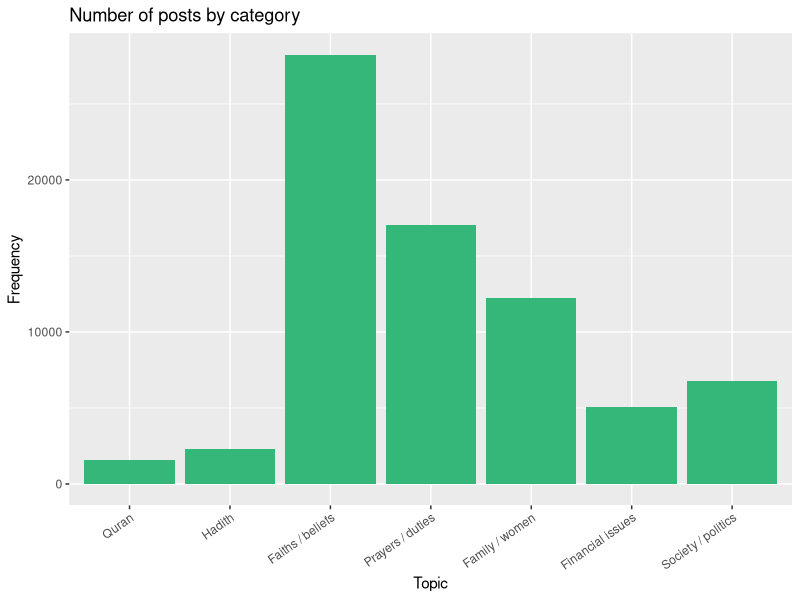
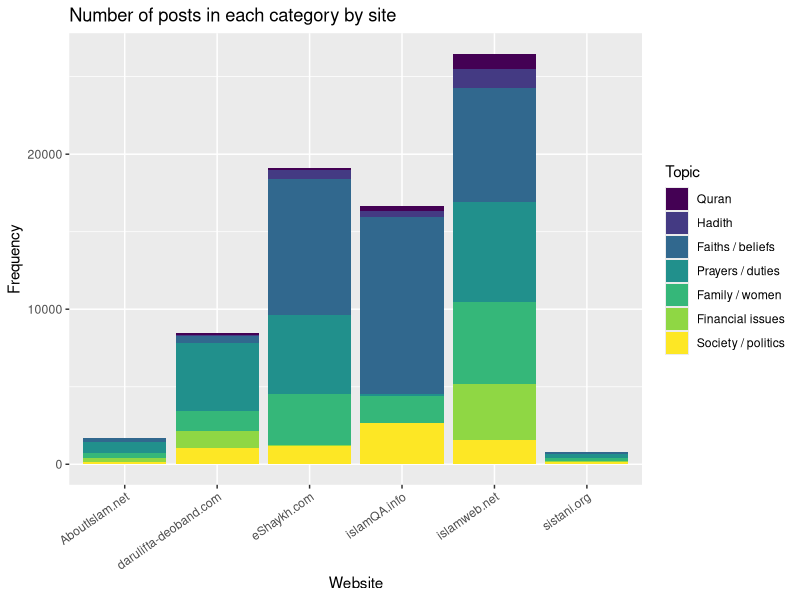
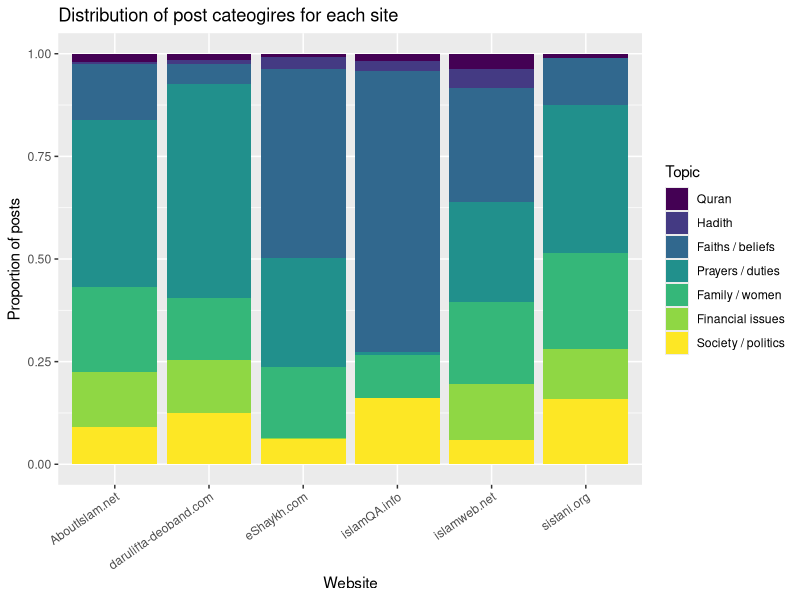
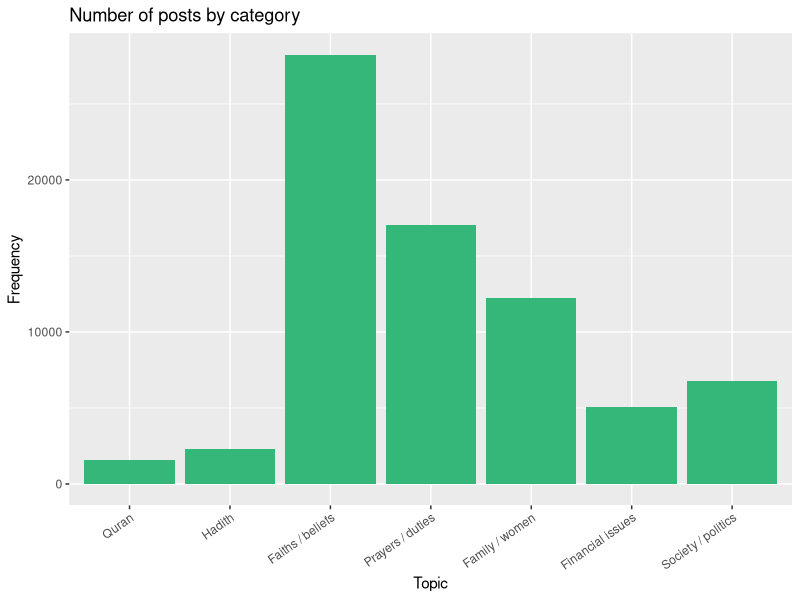
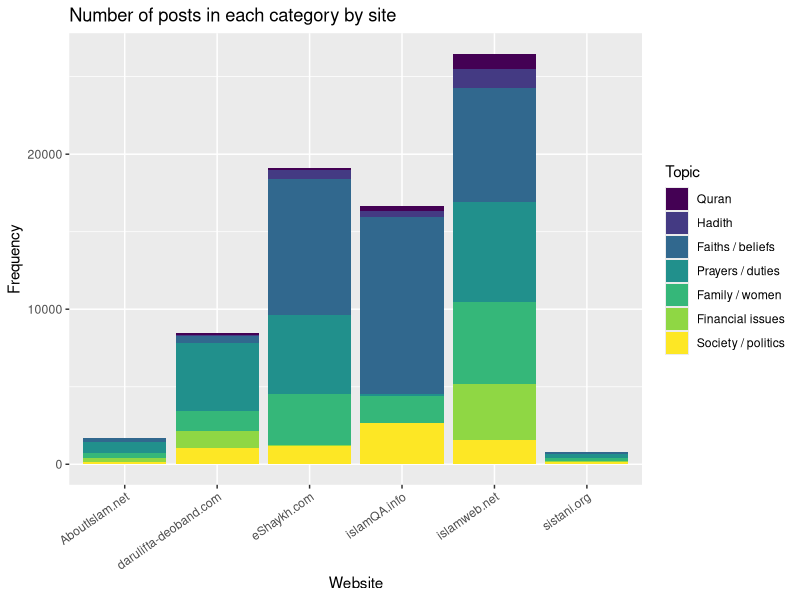
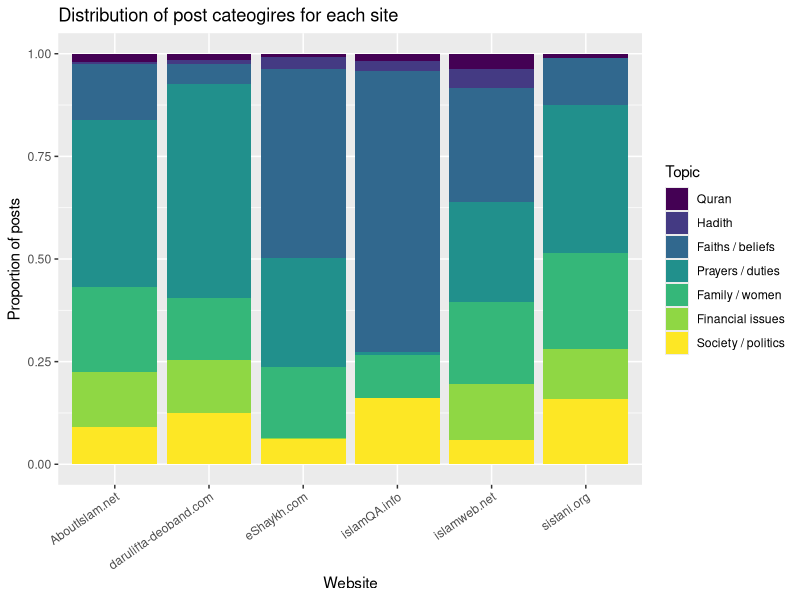

Here is the R script that generated these plots, in order:
library(ggplot2)
library(viridis)


topics <- read.csv("tidy.csv")
topics$topic <- factor(topics$topic, levels=c("quran", "hadith", "faiths/beliefs", "prayers/duties", "family/women", "financial issues", "society/politics"), labels=c("Quran", "Hadith", "Faiths / beliefs", "Prayers / duties", "Family / women", "Financial issues", "Society / politics"))

ggplot(topics, aes(x=topic, y=n)) +
    geom_bar(stat="identity", fill="#35b779") +
    labs(x="Topic",
         y="Frequency",
         title="Number of posts by category") +
    theme(axis.text.x = element_text(angle = 35, hjust = 1),
          plot.background = element_rect(fill = "transparent",color = NA))
ggsave("../plots/category-totals.pdf", width=8, height=5, family="Times")


ggplot(topics, aes(x=site, y=n, fill=topic)) +
    geom_bar(stat="identity", position="stack") +
    labs(x="Website",
         y="Frequency",
         fill="Topic",
         title="Number of posts in each category by site") +
    scale_fill_viridis_d() +
    theme(axis.text.x = element_text(angle = 35, hjust = 1),
          plot.background = element_rect(fill = "transparent",color = NA),
          legend.background = element_rect(fill = "transparent",color = NA))
ggsave("../plots/by-site-frequency.pdf", width=8, height=5, family="Times")

ggplot(topics, aes(x=site, y=n, fill=topic,)) +
    geom_bar(stat="identity", position="fill") +
    scale_fill_viridis_d() +
    labs(x="Website",
         y="Proportion of posts",
         title="Distribution of post cateogires for each site",
         fill="Topic") +
    theme(axis.text.x = element_text(angle = 35, hjust = 1),
          plot.background = element_rect(fill = "transparent",color = NA),
          legend.background = element_rect(fill = "transparent",color = NA))
ggsave("../plots/by-site-density.pdf", width=8, height=5, family="Times")

